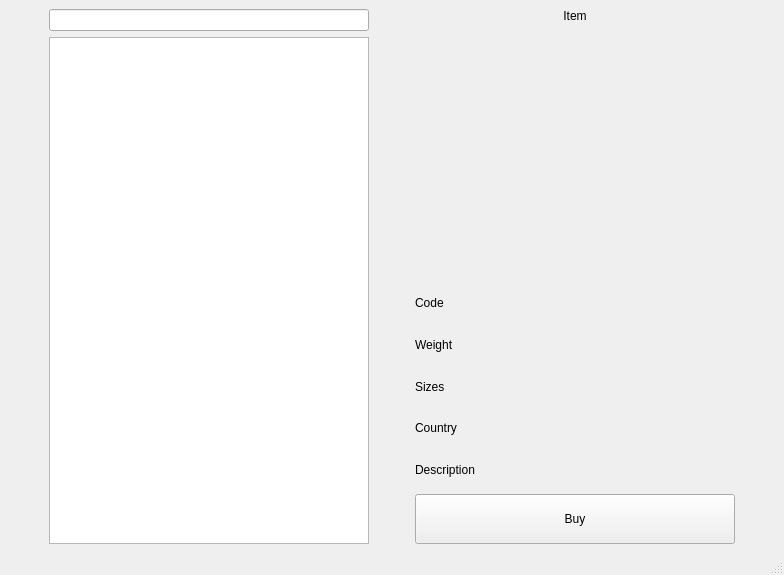
<?xml version="1.0" encoding="UTF-8"?>
<ui version="4.0">
 <class>MainWindow</class>
 <widget class="QMainWindow" name="MainWindow">
  <property name="geometry">
   <rect>
    <x>0</x>
    <y>0</y>
    <width>784</width>
    <height>575</height>
   </rect>
  </property>
  <property name="windowTitle">
   <string>MainWindow</string>
  </property>
  <widget class="QWidget" name="centralwidget">
   <layout class="QHBoxLayout" name="horizontalLayout">
    <item>
     <spacer name="horizontalSpacer_3">
      <property name="orientation">
       <enum>Qt::Horizontal</enum>
      </property>
      <property name="sizeType">
       <enum>QSizePolicy::Fixed</enum>
      </property>
      <property name="sizeHint" stdset="0">
       <size>
        <width>40</width>
        <height>20</height>
       </size>
      </property>
     </spacer>
    </item>
    <item>
     <layout class="QVBoxLayout" name="verticalLayout">
      <item>
       <widget class="QLineEdit" name="SearchLineEdit">
        <property name="text">
         <string/>
        </property>
       </widget>
      </item>
      <item>
       <widget class="QListView" name="listView"/>
      </item>
     </layout>
    </item>
    <item>
     <spacer name="horizontalSpacer">
      <property name="orientation">
       <enum>Qt::Horizontal</enum>
      </property>
      <property name="sizeType">
       <enum>QSizePolicy::Fixed</enum>
      </property>
      <property name="sizeHint" stdset="0">
       <size>
        <width>40</width>
        <height>20</height>
       </size>
      </property>
     </spacer>
    </item>
    <item>
     <layout class="QVBoxLayout" name="verticalLayout_4">
      <item>
       <layout class="QVBoxLayout" name="verticalLayout_3">
        <item>
         <widget class="QLabel" name="NameLabel">
          <property name="text">
           <string>Item</string>
          </property>
          <property name="alignment">
           <set>Qt::AlignCenter</set>
          </property>
         </widget>
        </item>
        <item>
         <widget class="QLabel" name="ItemImage">
          <property name="minimumSize">
           <size>
            <width>250</width>
            <height>250</height>
           </size>
          </property>
          <property name="text">
           <string/>
          </property>
          <property name="pixmap">
           <pixmap>resources/blank.png</pixmap>
          </property>
          <property name="alignment">
           <set>Qt::AlignCenter</set>
          </property>
         </widget>
        </item>
       </layout>
      </item>
      <item>
       <layout class="QVBoxLayout" name="verticalLayout_2">
        <item>
         <widget class="QLabel" name="CodeLabel">
          <property name="text">
           <string>Code</string>
          </property>
         </widget>
        </item>
        <item>
         <widget class="QLabel" name="WeightLabel">
          <property name="text">
           <string>Weight</string>
          </property>
         </widget>
        </item>
        <item>
         <widget class="QLabel" name="SizesLabel">
          <property name="text">
           <string>Sizes</string>
          </property>
         </widget>
        </item>
        <item>
         <widget class="QLabel" name="CountryLabel">
          <property name="text">
           <string>Country</string>
          </property>
         </widget>
        </item>
        <item>
         <widget class="QLabel" name="DescriptionLabel">
          <property name="text">
           <string>Description</string>
          </property>
         </widget>
        </item>
       </layout>
      </item>
      <item>
       <widget class="QPushButton" name="BuyButton">
        <property name="sizePolicy">
         <sizepolicy hsizetype="Expanding" vsizetype="Fixed">
          <horstretch>0</horstretch>
          <verstretch>0</verstretch>
         </sizepolicy>
        </property>
        <property name="minimumSize">
         <size>
          <width>100</width>
          <height>50</height>
         </size>
        </property>
        <property name="text">
         <string>Buy</string>
        </property>
       </widget>
      </item>
     </layout>
    </item>
    <item>
     <spacer name="horizontalSpacer_2">
      <property name="orientation">
       <enum>Qt::Horizontal</enum>
      </property>
      <property name="sizeType">
       <enum>QSizePolicy::Fixed</enum>
      </property>
      <property name="sizeHint" stdset="0">
       <size>
        <width>40</width>
        <height>20</height>
       </size>
      </property>
     </spacer>
    </item>
   </layout>
  </widget>
  <widget class="QMenuBar" name="menubar">
   <property name="geometry">
    <rect>
     <x>0</x>
     <y>0</y>
     <width>784</width>
     <height>21</height>
    </rect>
   </property>
  </widget>
  <widget class="QStatusBar" name="statusbar"/>
 </widget>
 <resources/>
 <connections/>
</ui>
